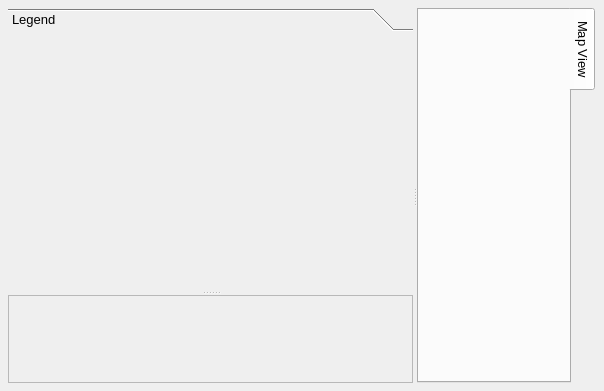
<ui version="4.0" >
 <class>QgisAppBase</class>
 <widget class="QMainWindow" name="QgisAppBase" >
  <property name="geometry" >
   <rect>
    <x>0</x>
    <y>0</y>
    <width>604</width>
    <height>391</height>
   </rect>
  </property>
  <property name="windowTitle" >
   <string>MainWindow</string>
  </property>
  <widget class="QWidget" name="centralWidget" >
   <layout class="QGridLayout" >
    <property name="leftMargin" >
     <number>8</number>
    </property>
    <property name="topMargin" >
     <number>8</number>
    </property>
    <property name="rightMargin" >
     <number>8</number>
    </property>
    <property name="bottomMargin" >
     <number>8</number>
    </property>
    <item row="0" column="0" >
     <widget class="QSplitter" name="canvasLegendSplit" >
      <property name="sizePolicy" >
       <sizepolicy vsizetype="Expanding" hsizetype="Expanding" >
        <horstretch>0</horstretch>
        <verstretch>0</verstretch>
       </sizepolicy>
      </property>
      <property name="frameShape" >
       <enum>QFrame::NoFrame</enum>
      </property>
      <property name="frameShadow" >
       <enum>QFrame::Plain</enum>
      </property>
      <property name="lineWidth" >
       <number>1</number>
      </property>
      <property name="orientation" >
       <enum>Qt::Horizontal</enum>
      </property>
      <widget class="QSplitter" name="legendOverviewSplit" >
       <property name="sizePolicy" >
        <sizepolicy vsizetype="Expanding" hsizetype="Expanding" >
         <horstretch>0</horstretch>
         <verstretch>0</verstretch>
        </sizepolicy>
       </property>
       <property name="minimumSize" >
        <size>
         <width>0</width>
         <height>0</height>
        </size>
       </property>
       <property name="orientation" >
        <enum>Qt::Vertical</enum>
       </property>
       <widget class="QToolBox" name="toolBox" >
        <property name="font" >
         <font>
          <family>Lucida Grande</family>
          <pointsize>10</pointsize>
          <weight>50</weight>
          <italic>false</italic>
          <bold>false</bold>
          <underline>false</underline>
          <strikeout>false</strikeout>
         </font>
        </property>
        <property name="frameShape" >
         <enum>QFrame::NoFrame</enum>
        </property>
        <property name="frameShadow" >
         <enum>QFrame::Raised</enum>
        </property>
        <property name="currentIndex" >
         <number>0</number>
        </property>
        <widget class="QWidget" name="legendPage" >
         <property name="geometry" >
          <rect>
           <x>0</x>
           <y>0</y>
           <width>437</width>
           <height>254</height>
          </rect>
         </property>
         <attribute name="label" >
          <string>Legend</string>
         </attribute>
        </widget>
       </widget>
       <widget class="QFrame" name="overviewFrame" >
        <property name="frameShape" >
         <enum>QFrame::StyledPanel</enum>
        </property>
        <property name="frameShadow" >
         <enum>QFrame::Raised</enum>
        </property>
       </widget>
      </widget>
      <widget class="QTabWidget" name="tabWidget" >
       <property name="font" >
        <font>
         <family>Arial</family>
         <pointsize>10</pointsize>
         <weight>50</weight>
         <italic>false</italic>
         <bold>false</bold>
         <underline>false</underline>
         <strikeout>false</strikeout>
        </font>
       </property>
       <property name="tabPosition" >
        <enum>QTabWidget::East</enum>
       </property>
       <property name="tabShape" >
        <enum>QTabWidget::Rounded</enum>
       </property>
       <widget class="QWidget" name="Map View" >
        <attribute name="title" >
         <string>Map View</string>
        </attribute>
       </widget>
      </widget>
     </widget>
    </item>
   </layout>
  </widget>
 </widget>
 <resources/>
 <connections/>
</ui>
